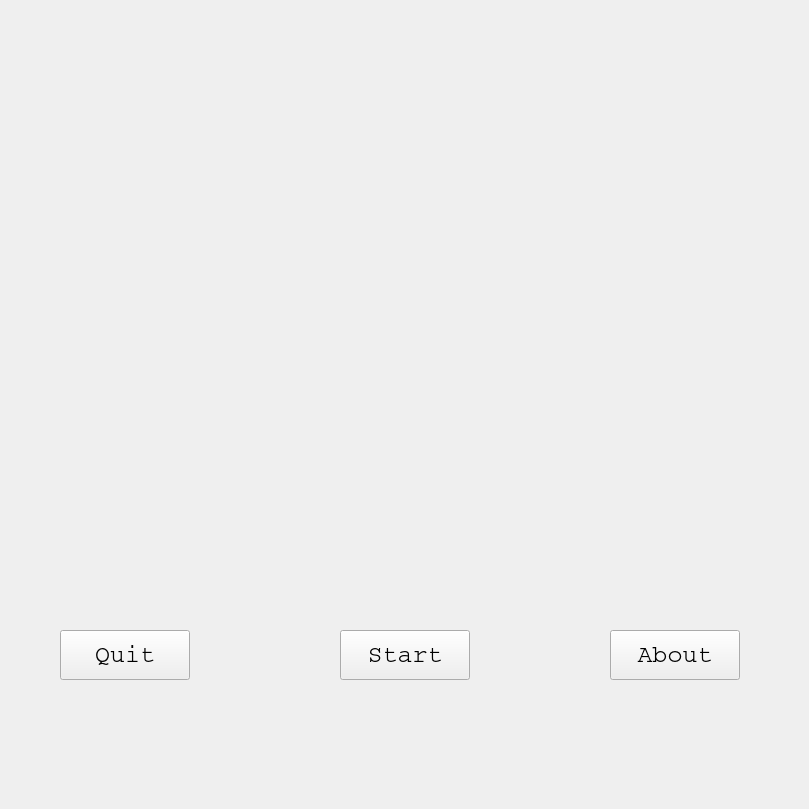
    <widget class="QWidget" name="page_start">
     <property name="minimumSize">
      <size>
       <width>800</width>
       <height>800</height>
      </size>
     </property>
     <widget class="QPushButton" name="pushButton">
      <property name="geometry">
       <rect>
        <x>60</x>
        <y>630</y>
        <width>130</width>
        <height>50</height>
       </rect>
      </property>
      <property name="font">
       <font>
        <family>Courier</family>
        <pointsize>19</pointsize>
       </font>
      </property>
      <property name="text">
       <string>Quit</string>
      </property>
     </widget>
     <widget class="QPushButton" name="pushButton_2">
      <property name="geometry">
       <rect>
        <x>340</x>
        <y>630</y>
        <width>130</width>
        <height>50</height>
       </rect>
      </property>
      <property name="font">
       <font>
        <family>Courier</family>
        <pointsize>19</pointsize>
       </font>
      </property>
      <property name="text">
       <string>Start</string>
      </property>
     </widget>
     <widget class="QPushButton" name="pushButton_3">
      <property name="geometry">
       <rect>
        <x>610</x>
        <y>630</y>
        <width>130</width>
        <height>50</height>
       </rect>
      </property>
      <property name="font">
       <font>
        <family>Courier</family>
        <pointsize>19</pointsize>
       </font>
      </property>
      <property name="text">
       <string>About</string>
      </property>
     </widget>
     <widget class="QWidget" name="widget" native="true">
      <property name="geometry">
       <rect>
        <x>0</x>
        <y>0</y>
        <width>800</width>
        <height>800</height>
       </rect>
      </property>
      <property name="styleSheet">
       <string notr="true">image: url(:/Pages 1 Fog-of-Love.png);</string>
      </property>
     </widget>
     <zorder>widget</zorder>
     <zorder>pushButton</zorder>
     <zorder>pushButton_2</zorder>
     <zorder>pushButton_3</zorder>
    </widget>
